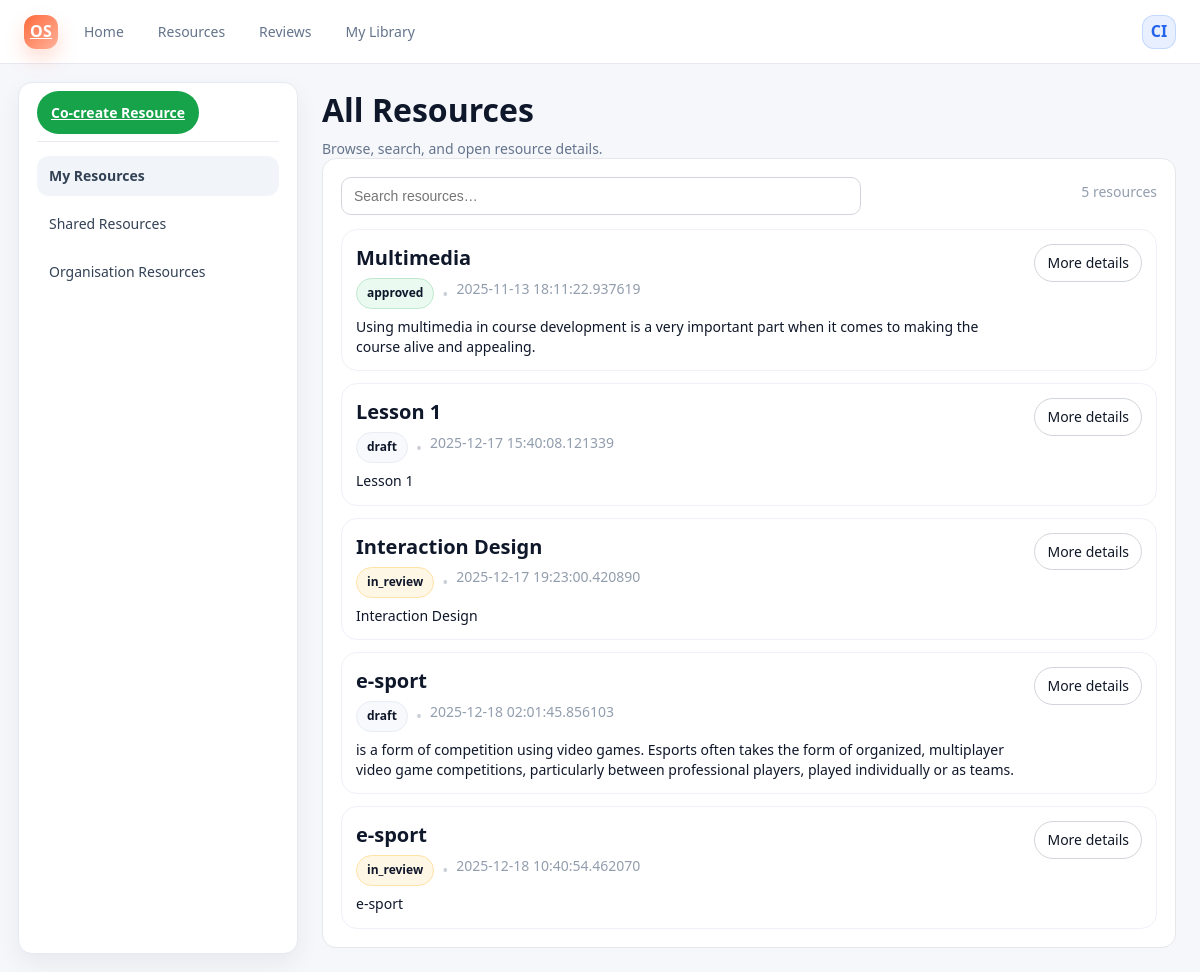
Page /resources on the committed database.
### app/models.py (models this page shows)
class Resource(Base):
    __tablename__ = "resources"
    id = Column(Integer, primary_key=True, index=True)
    title = Column(String, nullable=False)
    description = Column(Text)
    status = Column(String, default="draft")  # 'draft', 'in_review', 'approved'
    license = Column(String, default="CC BY")
    created_by_id = Column(Integer, ForeignKey("users.id"))
    created_at = Column(DateTime, default=datetime.utcnow)
    created_by = relationship("User")
    versions = relationship(
        "ResourceVersion",
        back_populates="resource",
        order_by="ResourceVersion.version_number",
        cascade="all, delete-orphan",
    )
    invites = relationship(
        "CollaborationInvite",
        back_populates="resource",
        order_by="CollaborationInvite.created_at",
        cascade="all, delete-orphan",
    )

### app/routes_resources.py (the view)
@router.get("/resources")
def list_resources(request: Request, db: Session = Depends(get_db)):
    resources = db.query(models.Resource).all()
    return templates.TemplateResponse(
        "resources_list.html",
        {"request": request, "resources": resources},
    )

### app/templates/resources_list.html (shortened to what this page needs)
{% extends "openshare_base.html" %}
{% block content %}
  <div class="page-header">
    <div>
      <h1>All Resources</h1>
      <p class="subtext">Browse, search, and open resource details.</p>
    </div>
  </div>
  <section class="card">
    <div class="toolbar">
      <div class="search-wrap">
        <input id="resourceSearch" class="input search-input" type="text" placeholder="Search resources…">
      </div>
      <div class="muted small" id="resultCount">
        {{ resources|length }} resources
      </div>
    </div>
    <div class="resource-list" id="resourceList">
      {% if resources and resources|length > 0 %}
        {% for r in resources %}
          <a class="resource-row" href="/resources/{{ r.id }}">
            <div class="resource-main">
              <div class="resource-title">{{ r.title }}</div>
              <div class="resource-meta">
                <span class="badge badge-{{ r.status }}">{{ r.status }}</span>
                <span class="dot">•</span>
                <span class="muted">{{ r.created_at }}</span>
              </div>
              {% if r.description %}
                <div class="resource-desc">{{ r.description }}</div>
              {% else %}
                <div class="resource-desc muted">No description</div>
              {% endif %}
            </div>
            <div class="resource-cta">
              <span class="btn-secondary small">More details</span>
            </div>
          </a>
        {% endfor %}
      {% else %}
        <p class="muted">No resources found yet.</p>
      {% endif %}
    </div>
  </section>
{% endblock %}

### app/templates/openshare_base.html (shortened to what this page needs)
<!DOCTYPE html>
<html lang="en">
<head>
 <link rel="stylesheet" href="{{ url_for('static', path='css/openshare.css') }}">
</head>
<body>
  <header class="topbar">
    <div class="topbar-left">
      <a href="/openshare-dashboard" class="logo">OS</a>
      <nav class="topnav">
	<a href="/openshare-dashboard" class="topnav-link">Home</a>
      	<a href="/resources" class="topnav-link">Resources</a>
      	<a href="/reviews" class="topnav-link">Reviews</a>
        <a href="#" class="topnav-link">My Library</a>
      </nav>
    </div>
    <div class="topbar-right">
      <span class="user-pill">CI</span>
    </div>
  </header>
  <div class="layout">
    <aside class="sidebar">
      <a class="btn-primary" href="/resources/create">Co-create Resource</a>
      <div class="sidebar-section">
        <a href="#" class="sidebar-link active">My Resources</a>
        <a href="#" class="sidebar-link">Shared Resources</a>
        <a href="#" class="sidebar-link">Organisation Resources</a>
      </div>
    </aside>
    <main class="main">
      {% block content %}{% endblock %}
    </main>
  </div>
</body>
</html>

### rows in the picture
Resource: title "Multimedia", status "approved", created_at "2025-11-13 18:11:22.937619", description "Using multimedia in course development is a very important part when it comes to making the course alive and appealing."
Resource: title "Lesson 1", status "draft", created_at "2025-12-17 15:40:08.121339", description "Lesson 1"
Resource: title "Interaction Design", status "in_review", created_at "2025-12-17 19:23:00.420890", description "Interaction Design"
Resource: title "e-sport", status "draft", created_at "2025-12-18 02:01:45.856103", description "is a form of competition using video games. Esports often takes the form of organized, multiplayer video game competitions, particularly between professional players, played individually or as teams."
Resource: title "e-sport", status "in_review", created_at "2025-12-18 10:40:54.462070", description "e-sport"

### other values in the picture
{{ resources|length }} "5"
